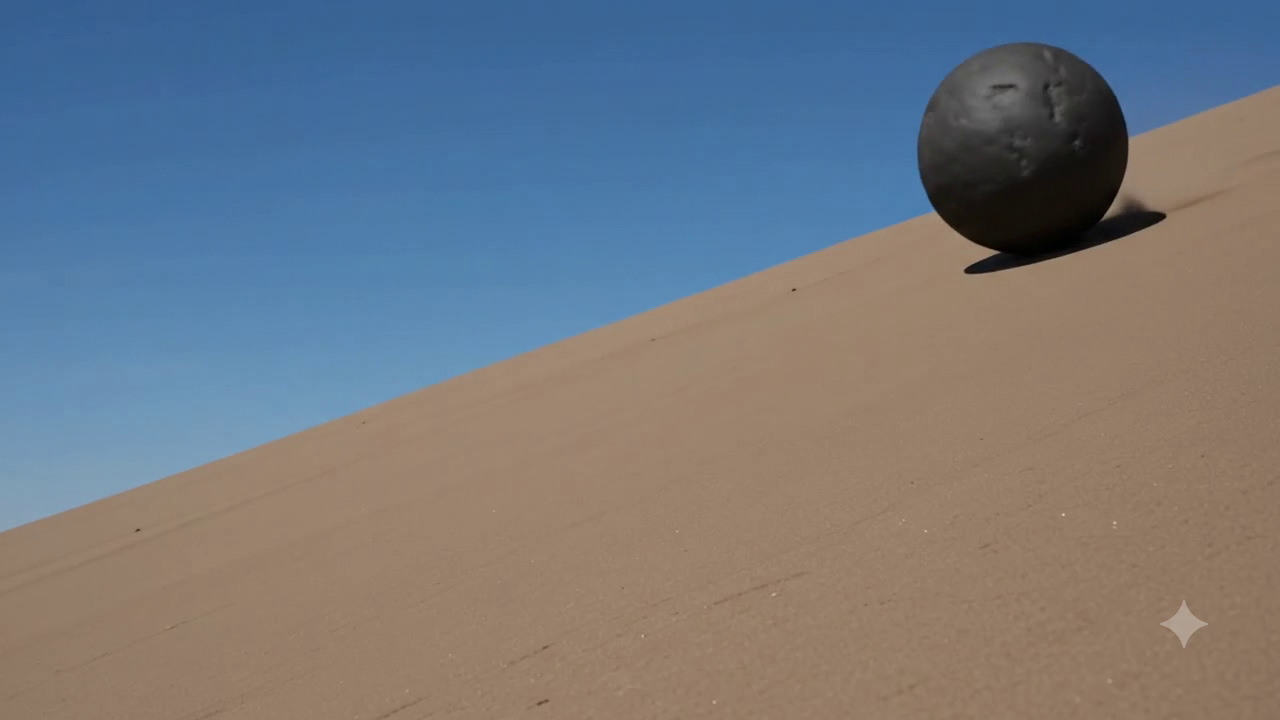
#> input picture frame 24 of video/with persistance/input_videos/paper.mp4, 1280 x 720 px, given in place of no-perisistencia.mp4, which was not available
$ python persis.py
#> lines starting #> are read from the running program, lines starting #| are printed output that depends on the picture; after the words box and inside, x2 and y2 are one past the last pixel; in counts of white or black regions, pixels touching at a corner belong together; pictures that were not available may be replaced by others from this repository, and a replacement may not be noted
import cv2
import numpy as np
import matplotlib.pyplot as plt

def cuantificar_y_comparar(video_sin_persistencia, video_con_persistencia):
#> called with video_sin_persistencia = 'no-perisistencia.mp4', video_con_persistencia = 'persistencia.mp4'
    cap_np = cv2.VideoCapture(video_sin_persistencia)
    cap_p = cv2.VideoCapture(video_con_persistencia)

    historial_instantaneo = []  # Para el video normal (sin memoria)
    historial_estela = []       # Para la memoria pura (la resta)

    if not cap_np.isOpened() or not cap_p.isOpened():
        print("error: can't open video.")
        return

    while True:
        ret_np, frame_np = cap_np.read()
#> frame_np is the input picture: shape (720, 1280, 3); mean B, G, R 126.9, 120.5, 116.1
        ret_p, frame_p = cap_p.read()

        if not ret_np or not ret_p:
            break

        # 1. Escala de grises
        gris_np = cv2.cvtColor(frame_np, cv2.COLOR_BGR2GRAY)
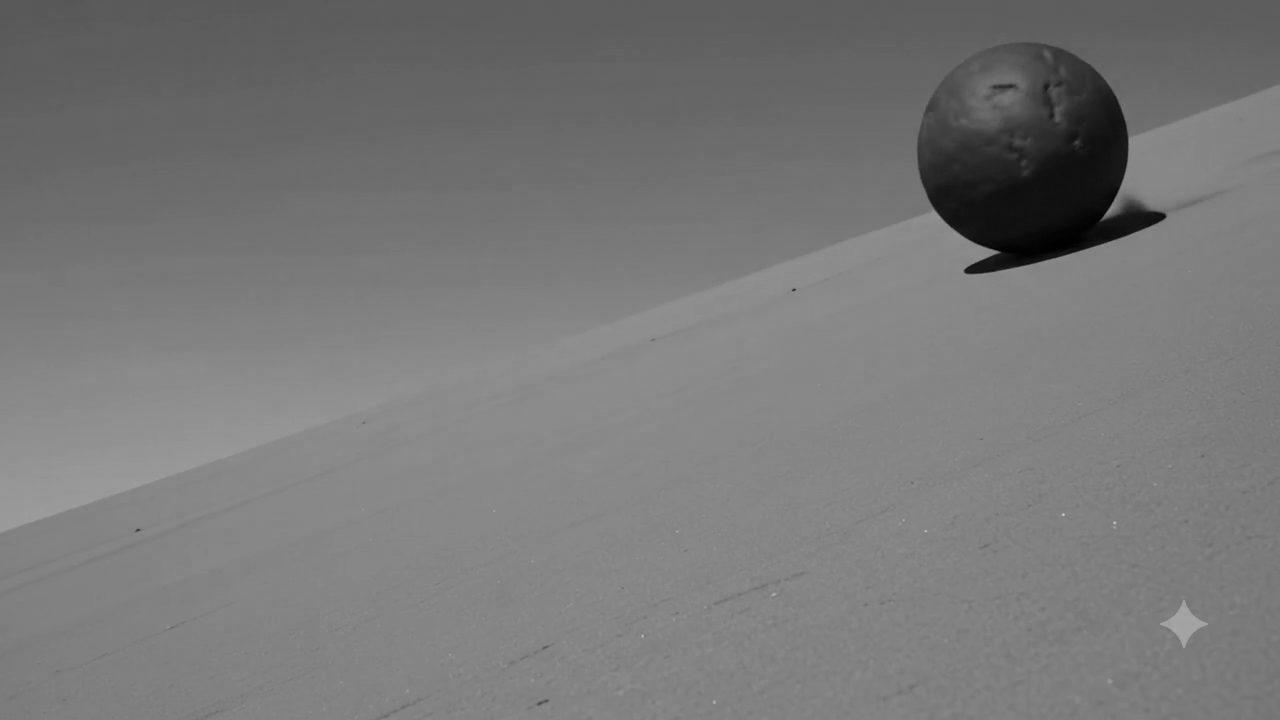
#> gris_np: shape (720, 1280); min 0, max 210, mean 120
        gris_p = cv2.cvtColor(frame_p, cv2.COLOR_BGR2GRAY)

        # 2. Invertir colores (Fondo negro, borde blanco)
        inv_np = 255 - gris_np
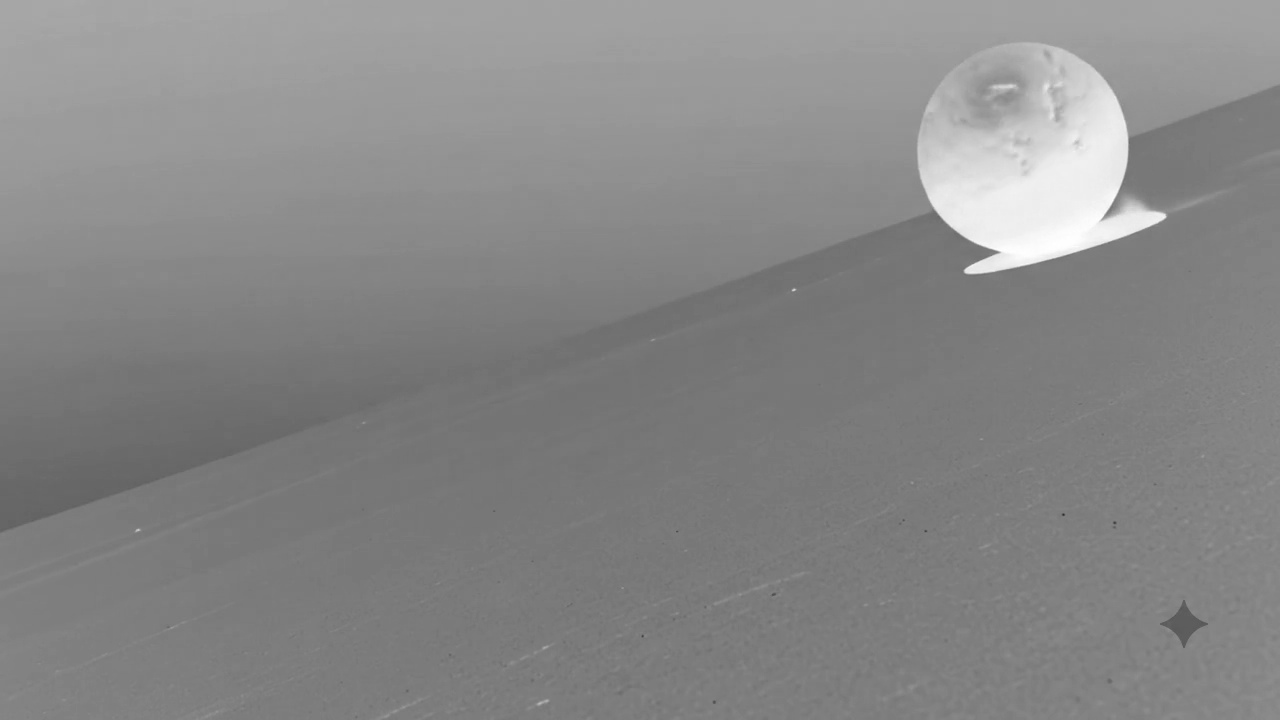
#> inv_np: shape (720, 1280); min 45, max 255, mean 135
        inv_p = 255 - gris_p

        # 3. Binarizar
        _, bin_np = cv2.threshold(inv_np, 127, 255, cv2.THRESH_BINARY)
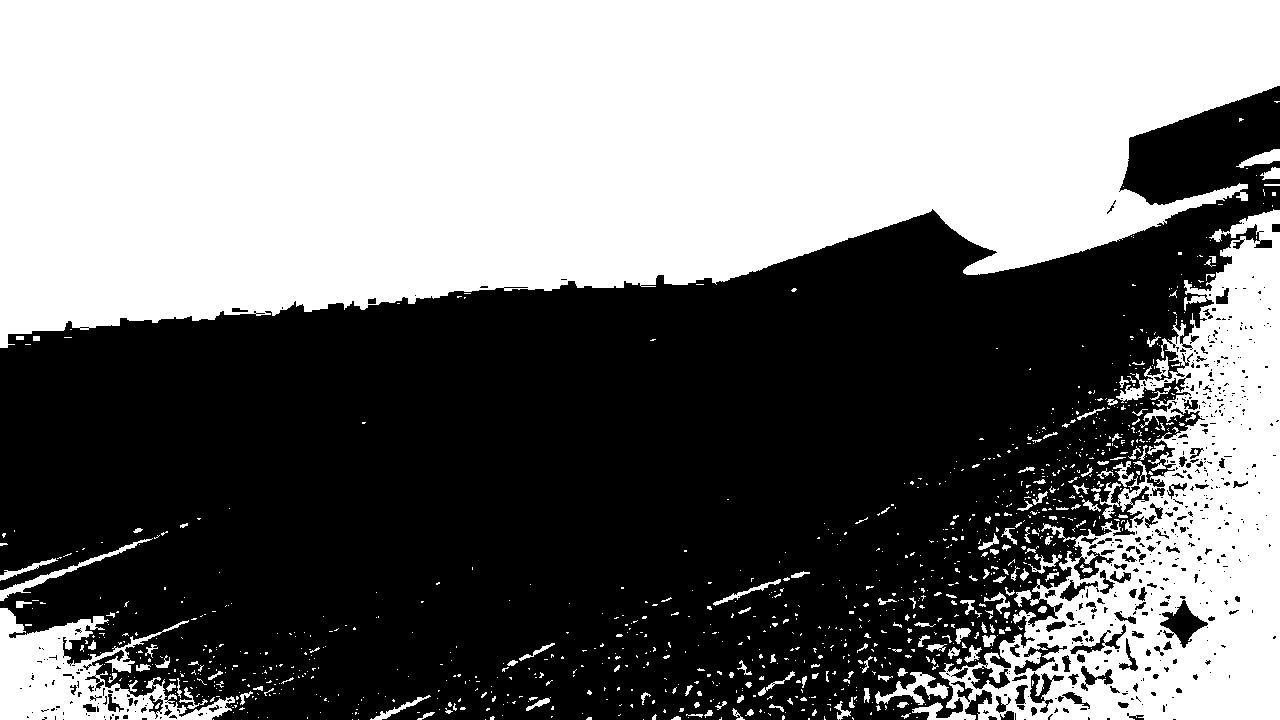
#> bin_np: shape (720, 1280); 47.4% white; 1037 white regions (876 under 20 px), largest, box (x1, y1, x2, y2) and area: (0, 0, 1280, 348) 340109, (912, 209, 1280, 720) 71144, (0, 608, 235, 720) 11394
        _, bin_p = cv2.threshold(inv_p, 127, 255, cv2.THRESH_BINARY)

        # 4. Extraer métricas
        estela = cv2.subtract(bin_p, bin_np)
#> estela: shape (720, 1280); every value is 0

        energia_np = np.sum(bin_np) / 255.0      # Movimiento en T=0
#> energia_np = 437091
        energia_estela = np.sum(estela) / 255.0  # Memoria acumulada de T-n
#> energia_estela = 0

        historial_instantaneo.append(energia_np)
        historial_estela.append(energia_estela)

    cap_np.release()
    cap_p.release()

    # 5. Graficar la comparativa
    plt.figure(figsize=(12, 6))

    # Línea de Actividad Instantánea (El estímulo)
    plt.plot(historial_instantaneo, label='No persistence',
             color='gray', linestyle='--', linewidth=1.5, alpha=0.8)

    # Línea de la Memoria (La estela)
    plt.plot(historial_estela, label='Persistence',
             color='purple', linewidth=2.5)
    plt.fill_between(range(len(historial_estela)), historial_estela, color='purple', alpha=0.2)

    #plt.title('Estímulo Instantáneo vs. Memoria Neuromórfica Acumulada', fontsize=14)
    plt.xlabel('Time (Frames)', fontsize=15)
    plt.ylabel('Active Pixels', fontsize=15)
    plt.grid(True, linestyle=':', alpha=0.7)
    plt.legend(loc='upper left', fontsize=13)
    plt.tight_layout()

    plt.show()

# --- EJECUCIÓN ---
ruta_video_1 = 'no-perisistencia.mp4'
ruta_video_2 = 'persistencia.mp4'

cuantificar_y_comparar(ruta_video_1, ruta_video_2)

$ run again, starting later in the video
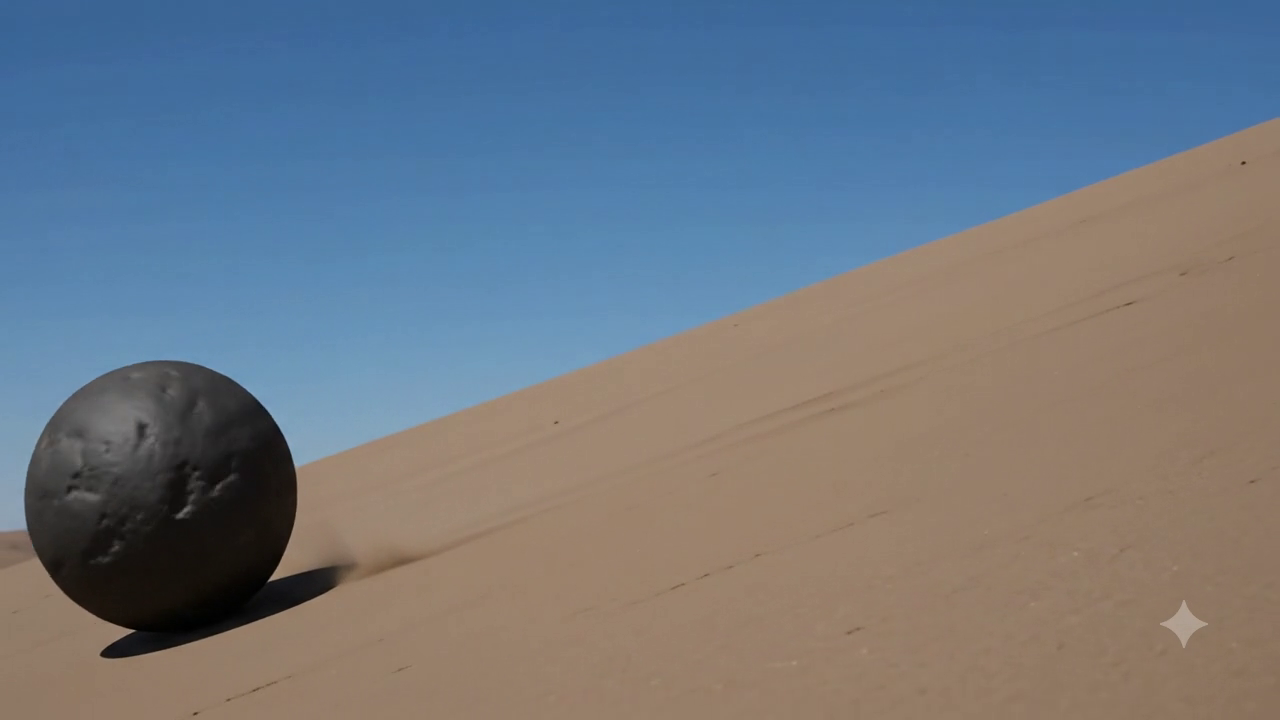
#> input picture frame 192 of video/with persistance/input_videos/paper.mp4, 1280 x 720 px, given in place of no-perisistencia.mp4, which was not available
#> in cuantificar_y_comparar, frame_np is the input picture: shape (720, 1280, 3); mean B, G, R 128.7, 119.8, 112.6
#> in cuantificar_y_comparar, `inv_np = 255 - gris_np`:
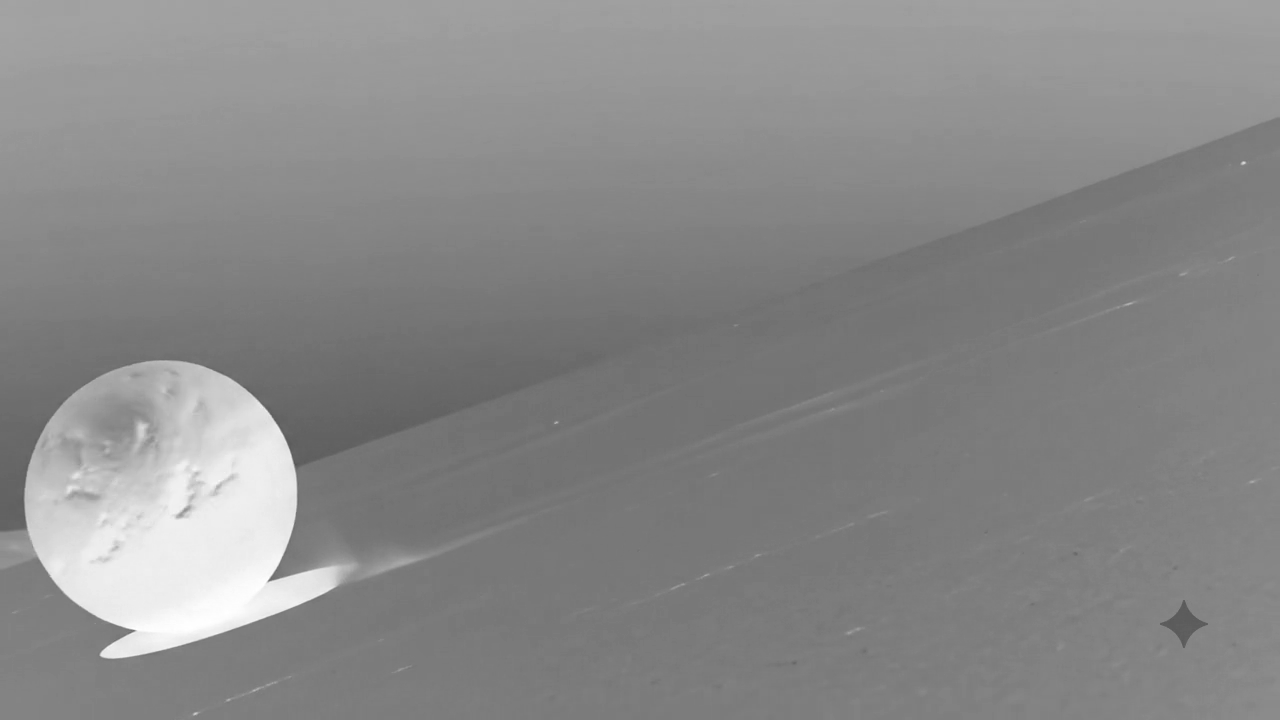
#> inv_np: shape (720, 1280); min 83, max 255, mean 136.4
#> in cuantificar_y_comparar, `_, bin_np = cv2.threshold(inv_np, 127, 255, cv2.THRESH_BINARY)`:
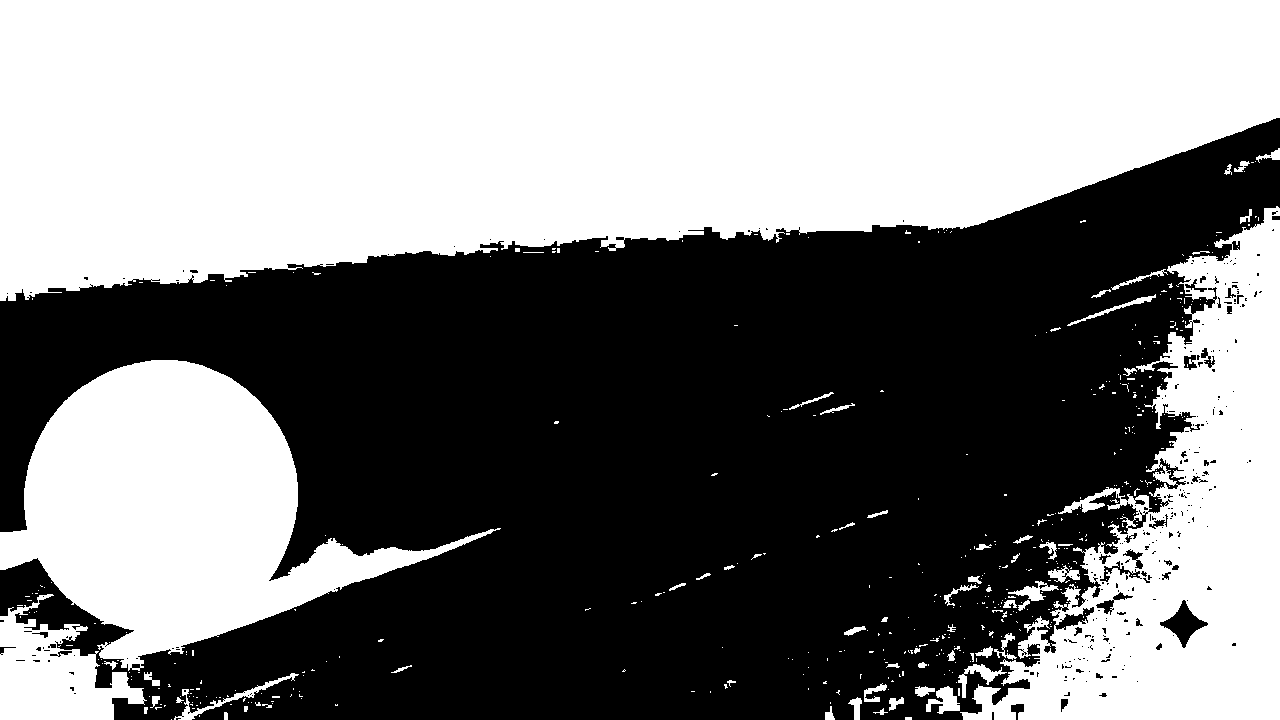
#> bin_np: shape (720, 1280); 49.8% white; 480 white regions (413 under 20 px), largest, box (x1, y1, x2, y2) and area: (0, 0, 1280, 301) 300170, (960, 206, 1280, 720) 72728, (0, 360, 501, 671) 68783
#> estela: shape (720, 1280); every value is 0
#> energia_np = 459081
#> energia_estela = 0
